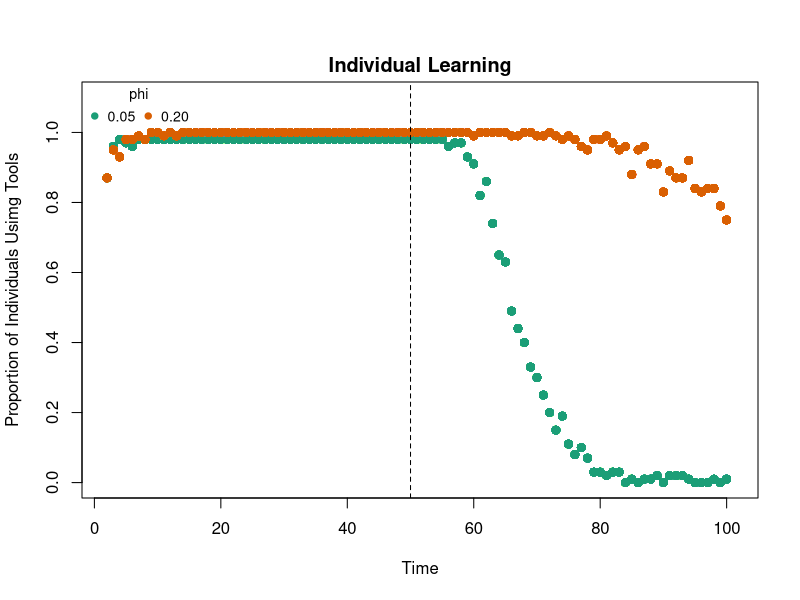
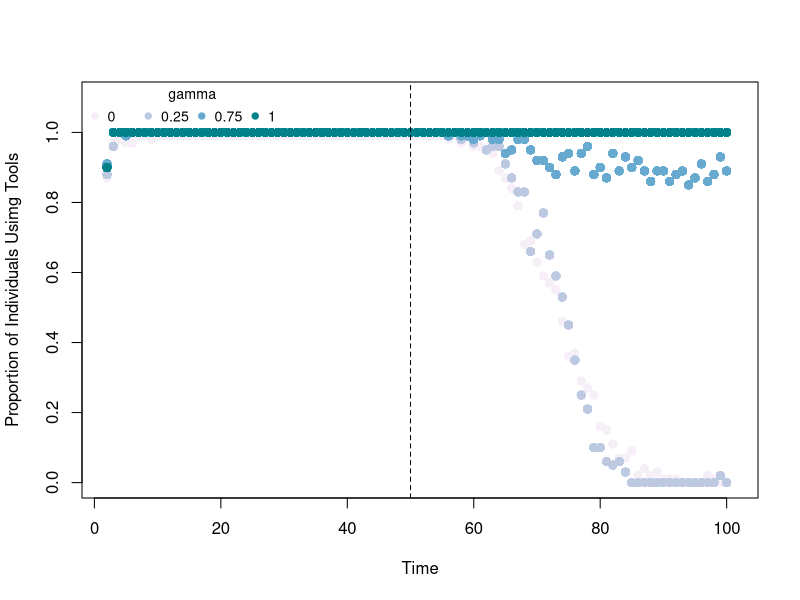

Generate these figures, in order, with R: (Note: a time limit stopped this script after it produced the figures.)
library(RColorBrewer)

######create a softmax function to simply code
Softmax <- function(x){
  exp(x)/sum(exp(x))
}

logit <- function(p){
  (log(p/(1-p)))
}

logistic <- function(x){
  (1/(1+exp(-x)))
}

##brendan added tech vars to make individual learning harder
##got rid of individual variation for ease of rhetorical approach

# AIMS
#1. show IL can limit spread of adaptive behavior, this is highlighted when memory is important (i.e. phi is low)
# we will fix some value of lambda, as it is likely not importnatn
#2. show positiv frequency dependence and an over reliance of social learning  limits spread of adaptive behavior
#unbiased might be informative but not necessary. lets seem lambda fixed, gamma vary at 0,0.2, 0.5 , 1)
# we can ignore loops for now, and perhaps write a function to save space
#color palet
col.pal <- c("#1B9E77", "#D95F02")
# green (low payoff) and red (high payoff)

individuals <- 100 # number of individuals 
timesteps <- 100 # number of timesteps (t), in snail example, every interaction with a snail is a new timestep

SimFreqDepEWA <- function(fc.sim , gamma.sim , phi.sim){
  individuals <- 100 # number of individuals 
  timesteps <- 100 # number of timesteps (t), in snail example, every interaction with a snail is a new timestep
  
  #setting varying phi per individual for stochastic model
  phi.sim_i <- rnorm(individuals, mean = 0, sd = 0) # can set standard deviation
  phi_id <- logistic(phi.sim +phi.sim_i)
  
  ##### Frequency-dependent learning #####
  # we have two new parameters, gamma (weight of social information) and fc (strength of frequency dependent learning)
  # gamma
  gamma.sim_i <- rnorm( individuals , mean=0 , sd=0) #weight given to social info offsets per i
  gamma.sim_id <- round( logistic(gamma.sim + gamma.sim_i), digits=2) 		##simulated gammas for all n individuals
  
  # frequency dependence 
  fc.sim_i <- rnorm( individuals , mean=0 , sd=0)     #frequency dependent offsets per i
  fc.sim_id <- round(exp(fc.sim + fc.sim_i), digits=2)  						##simulated strength of frequency dependent learning for all n individuals
  
  ## stochastic model with techmeans
  techmeans_bas <- c(6,12) # pay offs of behaviors 1 and 2 baseline
  techvar_bas <- c(2,3) # pay offs of behaviors 1 and 2 baseline
  
  techmeans_exp <- c(6,1) # pay offs switched (experiment)
  techvar_exp <- c(2,1) # pay offs of behaviors 1 and 2 baseline
  
  lambda = 1 
  
  #simulated data looping over individuals
  dsim_s <- data.frame(individual = 0, timestep=0 , tech=0 , payoff_i1=0 , payoff_i2=0, s1 = 0, s2 =0, A1=0 , A2=0 , Pr1=0 , Pr2=0)
  therow <- 1
  
  AR <- array(0 , dim=c( nrow=timesteps , 2 , individuals ) )
  AR[1,1,] <- 6.8 # attraction score first behavior (pounding)
  AR[1,2,] <- 9 # attraction score second behavior (tool use) will get translated to probabilities of 0.1 pounding and 0.9 tool use
  
  S1 <- S2 <- rep(0, individuals+1) # number of individuals choosing each technology in previous timestep
  s_temp <- rep(0,2)
  
  for (t in 1:timesteps){
    for (i in 1:individuals) {
      prtech_i <-  Softmax(lambda*AR[t,,i]) #calculate probability of performing a behavior at this timestep
      prtech_su <- c(S1[t], S2[t])
      
      # frequency dependent social learning
      if (t >= 1) { 
        if(sum(prtech_su) > 0) { 
          
          #compute frequency cue
          for( j in 1:2){  s_temp[j] <- prtech_su[j]^fc.sim_id[i]}
          
          prtech_s <- s_temp/sum(s_temp)
          prtech <- (1- gamma.sim_id[i])*prtech_i + gamma.sim_id[i]*prtech_s
          
        } else { 
          prtech <- prtech_i
        }
      } else {
        prtech <- prtech_i
      }
      #choose tech
      tech <- sample( 1:2 , size=1 , prob=prtech) # sample a behavior with prtech_i
      techmeans <- if(t > timesteps/2) {techmeans_exp} else {techmeans_bas}
      techvar <- if(t > timesteps/2) {techvar_exp} else {techvar_bas}
      payoff <- rnorm( 1 , mean=techmeans[tech] , sd=techvar[tech] ) #draw a behavior of tech=k with specified mean and SD, realized choice
      obs_payoffs_t <- rep(0,2) #initialize observed payoffs vector
      obs_payoffs_t[tech] <- payoff #populate with each observed payoff
      
      # update attractions for next timestep t + 1, don't do on final round
      if(t<timesteps){ 
        for (k in 1:2){
          AR[t+1,k,i] <- (1-phi_id[i])*AR[t,k,i] + phi_id[i]*obs_payoffs_t[k]
        }
      }
      dsim_s[therow,] <- c(i,  t , tech , obs_payoffs_t[1] , obs_payoffs_t[2] , S1[t], S2[t], AR[t,1,i] , AR[t,2,i] ,  prtech_i[1] , prtech_i[2])
      therow <- therow + 1
    }
    #i
    S1[t+1] <- length( dsim_s$tech[dsim_s$tech==1 & dsim_s$timestep==t] )
    S2[t+1] <- length( dsim_s$tech[dsim_s$tech==2 & dsim_s$timestep==t] )
    
  }
  
  o <- order( dsim_s$i ) #not sure if this is necessary but doesn't harm
  dsim <-  dsim_s[o,] #pparently this is no-no but we can strore this in global environment
  return(dsim)
}

SimPayoffEWA <- function(beta.sim , gamma.sim , phi.sim){
  individuals <- 100 # number of individuals 
  timesteps <- 100 # number of timesteps (t), in snail example, every interaction with a snail is a new timestep
  
  #setting varying phi per individual for stochastic model
  phi.sim_i <- rnorm(individuals, mean = 0, sd = 0) # can set standard deviation
  phi_id <- logistic(phi.sim +phi.sim_i)
  
  ##### Frequency-dependent learning #####
  # we have two new parameters, gamma (weight of social information) and fc (strength of frequency dependent learning)
  # gamma
  gamma.sim_i <- rnorm( individuals , mean=0 , sd=0) #weight given to social info offsets per i
  gamma.sim_id <- round( logistic(gamma.sim + gamma.sim_i), digits=2) 		##simulated gammas for all n individuals
  
  # frequency dependence 
  beta.sim_i <- rnorm( individuals , mean=0 , sd=0)     #frequency dependent offsets per i
  beta.sim_id <- round(exp(beta.sim + beta.sim_i), digits=2)  						##simulated strength of frequency dependent learning for all n individuals
  
  ## stochastic model with techmeans
  techmeans_bas <- c(6,12) # pay offs of behaviors 1 and 2 baseline
  techvar_bas <- c(2,3) # pay offs of behaviors 1 and 2 baseline
  
  techmeans_exp <- c(6,1) # pay offs switched (experiment)
  techvar_exp <- c(2,1) # pay offs of behaviors 1 and 2 baseline
  
  lambda = 1 
  
  #simulated data looping over individuals
  dsim_s <- data.frame(individual = 0, timestep=0 , tech=0 , payoff_i1=0 , payoff_i2=0, s1 = 0, s2 =0, pbar1 = 0 , pbar2=0 , A1=0 , A2=0 , Pr1=0 , Pr2=0)
  therow <- 1
  
  AR <- array(0 , dim=c( nrow=timesteps , 2 , individuals ) )
  AR[1,1,] <- 6.8 # attraction score first behavior (pounding)
  AR[1,2,] <- 9 # attraction score second behavior (tool use) will get translated to probabilities of 0.1 pounding and 0.9 tool use
 
  S1 <- S2 <- rep(0, individuals+1) # number of individuals choosing each technology in previous timestep
  P1 <- P2 <- rep(0, individuals+1) # number of individuals choosing each technology in previous timestep
  s_temp <- rep(0,2)
  
  for (t in 1:timesteps){
    for (i in 1:individuals) {
      prtech_i <-  Softmax(lambda*AR[t,,i]) #calculate probability of performing a behavior at this timestep
      prtech_su <- c(S1[t], S2[t])
      paytemp <- c(S1[t], S2[t])
      
      # frequency dependent social learning
      if (t >= 1) { 
        if(sum(prtech_su) > 0) { 
          
          #compute frequency cue
          for( j in 1:2){  s_temp[j] <- paytemp[j]^beta.sim_id[i]}

          prtech_s <- s_temp/sum(s_temp)
          prtech <- (1- gamma.sim_id[i])*prtech_i + gamma.sim_id[i]*prtech_s
          
        } else { 
          prtech <- prtech_i
        }
      } else {
        prtech <- prtech_i
      }
      #choose tech
      tech <- sample( 1:2 , size=1 , prob=prtech) # sample a behavior with prtech_i
      techmeans <- if(t > timesteps/2) {techmeans_exp} else {techmeans_bas}
      techvar <- if(t > timesteps/2) {techvar_exp} else {techvar_bas}
      payoff <- rnorm( 1 , mean=techmeans[tech] , sd=techvar[tech] ) #draw a behavior of tech=k with specified mean and SD, realized choice
      obs_payoffs_t <- rep(0,2) #initialize observed payoffs vector
      obs_payoffs_t[tech] <- payoff #populate with each observed payoff
      
      # update attractions for next timestep t + 1, don't do on final round
      if(t<timesteps){ 
        for (k in 1:2){
          AR[t+1,k,i] <- (1-phi_id[i])*AR[t,k,i] + phi_id[i]*obs_payoffs_t[k]
        }
      }
      dsim_s[therow,] <- c(i,  t , tech , obs_payoffs_t[1] , obs_payoffs_t[2] , S1[t], S2[t], P1[t], P2[t] , AR[t,1,i] , AR[t,2,i] ,  prtech_i[1] , prtech_i[2])
      therow <- therow + 1
    }
    #i
    S1[t+1] <- length( dsim_s$tech[dsim_s$tech==1 & dsim_s$timestep==t] )
    S2[t+1] <- length( dsim_s$tech[dsim_s$tech==2 & dsim_s$timestep==t] )
    P1[t+1] <- mean( dsim_s$payoff_i1[dsim_s$tech==1 & dsim_s$timestep==t] )
    P2[t+1] <- mean( dsim_s$payoff_i2[dsim_s$tech==2 & dsim_s$timestep==t] )
  }
  
  o <- order( dsim_s$i ) #not sure if this is necessary but doesn't harm
  dsim <-  dsim_s[o,] #pparently this is no-no but we can strore this in global environment
  return(dsim)
}

###lets do simulation, only for tool using populations, use function for brevity
# this stores function simulated dataframe, we can plot later if we call it different things
#individual learning
d_IL_lowphi<- SimFreqDepEWA(fc.sim=log(0.4) , gamma.sim=logit(0) , phi.sim=logit(0.05) ) # no social info, just IL
d_IL_midphi<- SimFreqDepEWA(fc.sim=log(0.4) , gamma.sim=logit(0) , phi.sim=logit(0.2) ) # no social info, just IL

plot(s2/individuals ~ timestep, data=d_IL_midphi[d_IL_midphi$timestep>1,], col=col.pal[1] , ylim=c(0,1.1) , xlim=c(2,timesteps+1), pch=19 , xlab="Time" , ylab="Proportion of Individuals Usimg Tools" ) #low phi, tool behavior
points(s2/individuals ~ timestep, data=d_IL_lowphi[d_IL_lowphi$timestep>1,] , col=col.pal[2], pch=19)
abline(v=50 , lty=2)
legend("topleft", cex=0.85 , c("0.05" , "0.20"), pch=19 ,col=col.pal, horiz=TRUE , bty="n", title="phi")
title(main = "Individual Learning" , line = 0.5, outer = FALSE)

###lets do  social learning case, just conformity
d_conf_SL_zerogamma <- SimFreqDepEWA(fc.sim=log(2) , gamma.sim=logit(0) , phi.sim=logit(0.15) ) # no social info, just IL
d_conf_SL_lowgamma <- SimFreqDepEWA(fc.sim=log(2) , gamma.sim=logit(0.25) , phi.sim=logit(0.15) ) # no social info, just IL
d_conf_SL_highgamma <- SimFreqDepEWA(fc.sim=log(2) , gamma.sim=logit(0.75) , phi.sim=logit(0.15) ) # no social info, just IL
d_conf_SL_onegamma <- SimFreqDepEWA(fc.sim=log(2) , gamma.sim=logit(1) , phi.sim=logit(0.15) ) # no social info, just IL

col_pal2 <- brewer.pal(4, 'PuBuGn')

plot(s2/individuals ~ timestep, data=d_conf_SL_zerogamma[d_conf_SL_zerogamma$timestep>1,], col=col_pal2[1] , ylim=c(0,1.1) , xlim=c(2,timesteps+1), pch=19 , xlab="Time" , ylab="Proportion of Individuals Usimg Tools" ) #low phi, tool behavior
points(s2/individuals ~ timestep, data=d_conf_SL_lowgamma[d_conf_SL_lowgamma$timestep>1,] , col=col_pal2[2], pch=19)
points(s2/individuals ~ timestep, data=d_conf_SL_highgamma[d_conf_SL_highgamma$timestep>1,] , col=col_pal2[3], pch=19)
points(s2/individuals ~ timestep, data=d_conf_SL_onegamma[d_conf_SL_onegamma$timestep>1,] , col=col_pal2[4], pch=19)
abline(v=50 , lty=2)

legend("topleft", cex=0.85 , c("0" , "0.25" , "0.75" , "1"), pch=19 ,col=col_pal2, horiz=TRUE , bty="n", title="gamma")
#title(main = "Individual Learning" , line = 0.5, outer = FALSE)


###lets vary fc, and do a 50/50 mix IL and SL

###lets do  social learning case, just conformity
d_SL_1 <- SimFreqDepEWA(fc.sim=log(2.5) , gamma.sim=logit(0.8) , phi.sim=logit(0.15) ) # no social info, just IL
d_SL_2 <- SimFreqDepEWA(fc.sim=log(1.5) , gamma.sim=logit(0.8) , phi.sim=logit(0.15) ) # no social info, just IL
d_SL_3 <- SimFreqDepEWA(fc.sim=log(1) , gamma.sim=logit(0.8) , phi.sim=logit(0.15) ) # no social info, just IL
d_SL_4 <- SimFreqDepEWA(fc.sim=log(0.5) , gamma.sim=logit(0.8) , phi.sim=logit(0.15) ) # no social info, just IL

col_pal2 <- brewer.pal(4, 'RdPu') #new color palatte

plot(s2/individuals ~ timestep, data=d_SL_1 [d_SL_1 $timestep>1,], col=col_pal2[1] , ylim=c(0,1.1) , xlim=c(1,timesteps+1), pch=19 , xlab="Time" , ylab="Proportion of Individuals Usimg Tools" ) #low phi, tool behavior
points(s2/individuals ~ timestep, data=d_SL_2[d_SL_2$timestep>1,] , col=col_pal2[2], pch=19)
points(s2/individuals ~ timestep, data=d_SL_3[d_SL_3$timestep>1,] , col=col_pal2[3], pch=19)
points(s2/individuals ~ timestep, data=d_SL_4[d_SL_4$timestep>1,] , col=col_pal2[4], pch=19)
abline(v=50 , lty=2)
legend("topleft", cex=0.85 , c("2.5" , "1.5" , "1" , "0.5"), pch=19 ,col=col_pal2, horiz=TRUE , bty="n", title="strength of frequency dependence")
#title(main = "Individual Learning" , line = 0.5, outer = FALSE)

###payoff
d_pay_SL_betaone <- SimPayoffEWA(beta.sim=log(1) , gamma.sim=logit(0.8) , phi.sim=logit(0.15) ) # no social info, just IL
d_pay_SL_betamid <- SimPayoffEWA(beta.sim=log(2) , gamma.sim=logit(0.8) , phi.sim=logit(0.15) ) # no social info, just IL
d_pay_SL_beta100 <- SimPayoffEWA(beta.sim=log(5) , gamma.sim=logit(0.8) , phi.sim=logit(0.15) ) 

col_pal2 <- brewer.pal(4, 'PuOr') #new color palatte

plot(s2/individuals ~ timestep, data=d_pay_SL_betaone [d_pay_SL_betaone $timestep>1,], col=col_pal2[1] , ylim=c(0,1.1) , xlim=c(1,timesteps+1), pch=19 , xlab="Time" , ylab="Proportion of Individuals Using Tools" ) #low phi, tool behavior
points(s2/individuals ~ timestep, data=d_pay_SL_betamid[d_pay_SL_betamid$timestep>1,] , col=col_pal2[2], pch=19)
points(s2/individuals ~ timestep, data=d_pay_SL_beta100[d_pay_SL_beta100$timestep>1,] , col=col_pal2[3], pch=19)
abline(v=50 , lty=2)
legend("topleft", cex=0.85 , c("1" , "2" , "5" ), pch=19 ,col=col_pal2, horiz=TRUE , bty="n", title="strength of payoff-bias")
#title(main = "Individual Learning" , line = 0.5, outer = FALSE)
